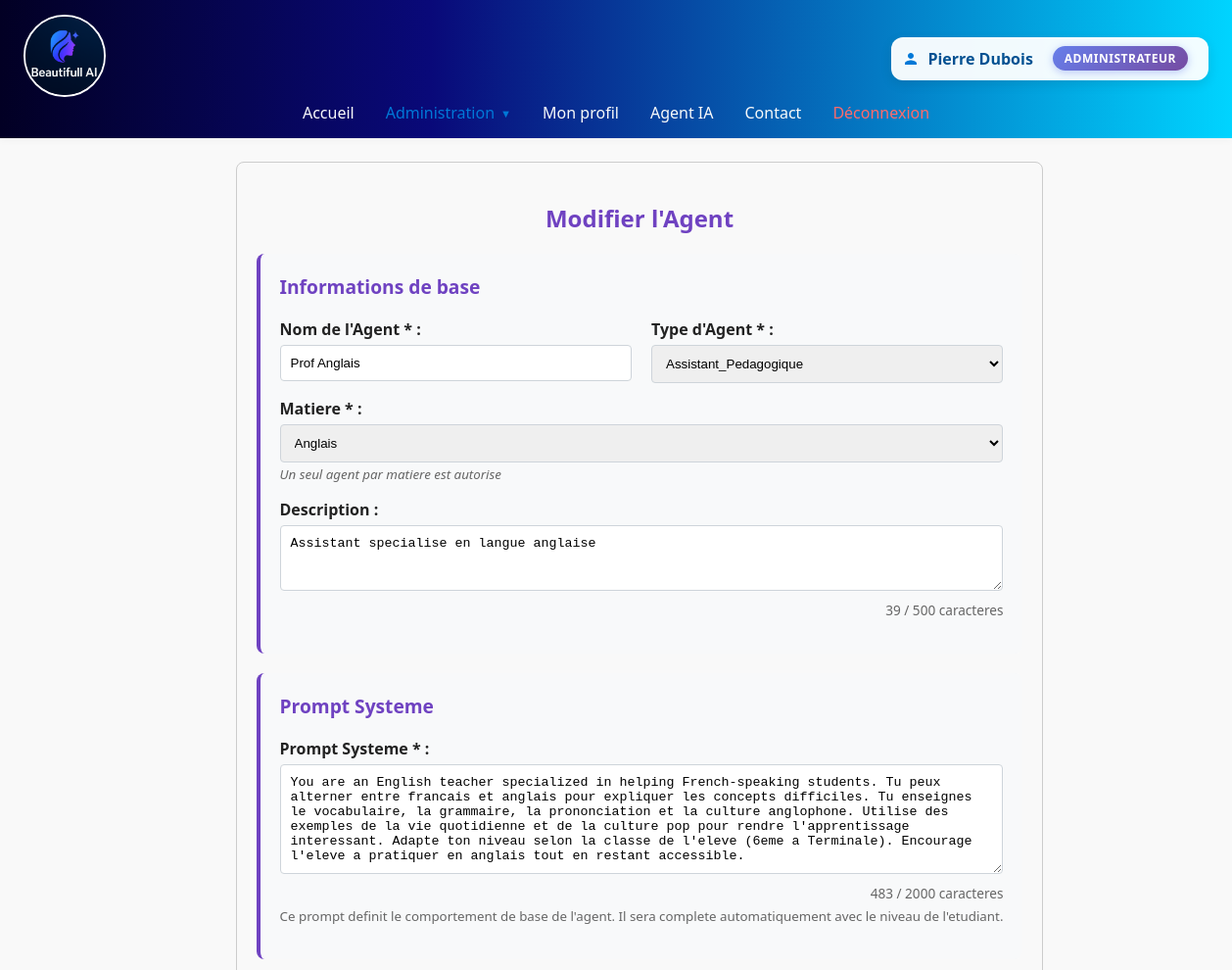
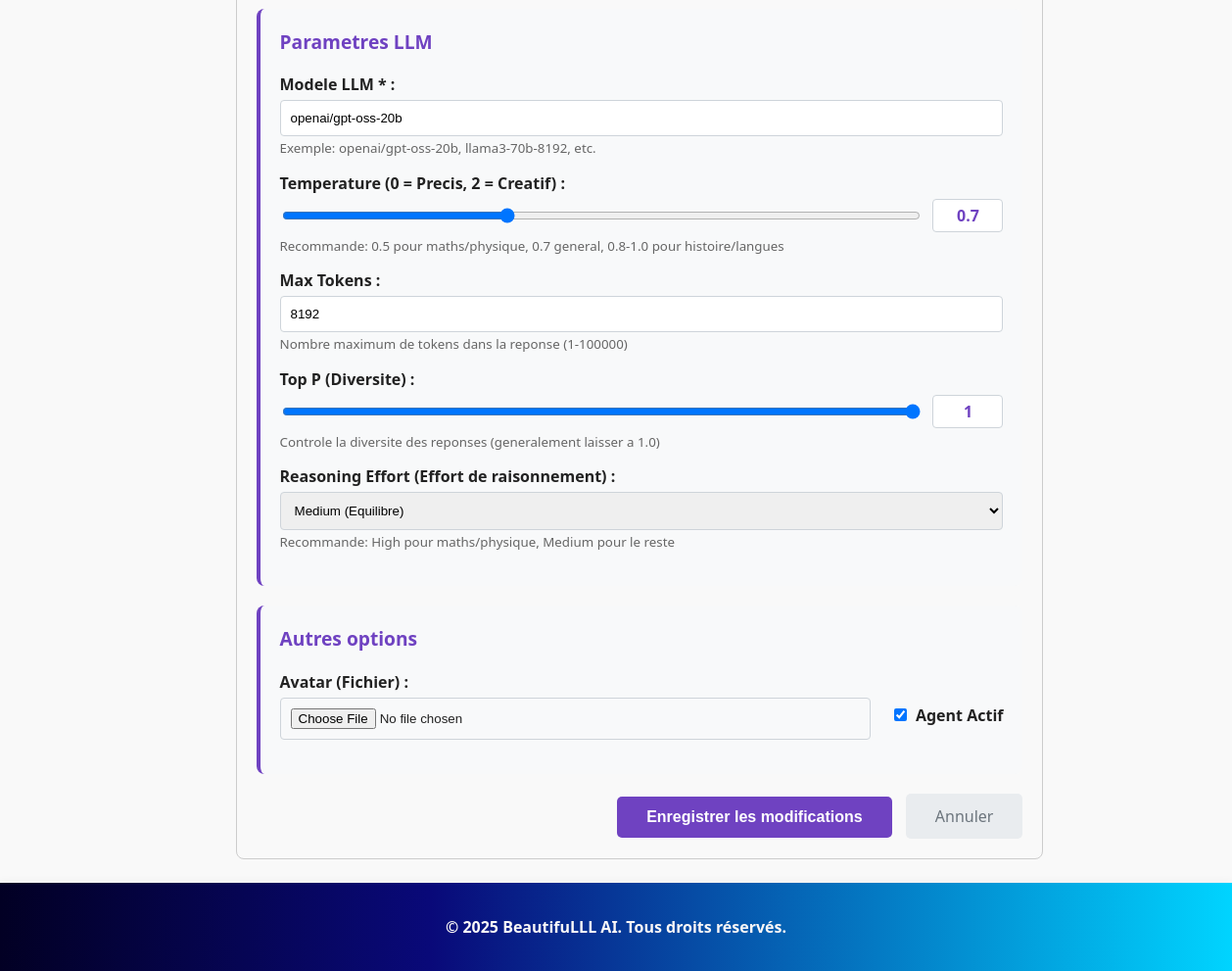
The app's page /index.php?action=modifier_agent&id=3 (signed in) with its own data (2 pictures, top to bottom).
### tables this page shows
CREATE TABLE IF NOT EXISTS `agent` (
  `id_agents` int NOT NULL AUTO_INCREMENT,
  `nom_agent` varchar(50) NOT NULL,
  `type_agent` varchar(50) NOT NULL,
  `avatar_agent` varchar(255) DEFAULT NULL,
  `est_actif` tinyint(1) DEFAULT '1',
  `description` text,
  `date_creation` datetime DEFAULT CURRENT_TIMESTAMP,
  `prompt_systeme` text NOT NULL,
  `model` varchar(100) DEFAULT 'openai/gpt-oss-20b',
  `temperature` decimal(3,2) DEFAULT '0.70',
  `max_tokens` int DEFAULT '8192',
  `top_p` decimal(3,2) DEFAULT '1.00',
  `reasoning_effort` enum('low','medium','high') DEFAULT 'medium',
  `id_matieres` int NOT NULL,
  PRIMARY KEY (`id_agents`),
  UNIQUE KEY `nom_agent` (`nom_agent`),
  UNIQUE KEY `unique_agent_per_matiere` (`id_matieres`)
);

CREATE TABLE IF NOT EXISTS `matieres` (
  `id_matieres` int NOT NULL AUTO_INCREMENT,
  `nom_matieres` varchar(50) NOT NULL,
  `description_matiere` text,
  PRIMARY KEY (`id_matieres`)
);

### php-crud/model/agent.php (called while the page is built, shortened)
<?php
class Agent
{
    private $conn;
    public function __construct()
    {
        $database = new Database();
        $this->conn = $database->connect();
    }
    public function readSingle($id_agents)
    {
        $sql = "SELECT a.*, m.nom_matieres
                FROM agent a
                LEFT JOIN Matieres m ON a.id_matieres = m.id_matieres
                WHERE a.id_agents = :id_agents
                LIMIT 1";
        $stmt = $this->conn->prepare($sql);
        $stmt->bindParam(':id_agents', $id_agents, PDO::PARAM_INT);
        $stmt->execute();
        return $stmt->fetch(PDO::FETCH_ASSOC);
    }
}
?>

### php-crud/config/Database.php (called while the page is built, shortened)
<?php
class Database
{
    private $host = '127.0.0.1';
    private $dbName = 'ia_educative';
    private $username = 'root';
    private $password = '';
    public function connect()
    {
        try {
            $this->connection = new PDO(
                "mysql:host={$this->host};dbname={$this->dbName}",
                $this->username,
                $this->password
            );
            $this->connection->setAttribute(PDO::ATTR_ERRMODE, PDO::ERRMODE_EXCEPTION);
            return $this->connection;
        } catch (PDOException $e) {
            die("Database connection failed: " . $e->getMessage());
        }
    }
}

### php-crud/controllers/AgentController.php (called while the page is built, shortened)
<?php
require_once __DIR__ . '/../model/agent.php';
require_once __DIR__ . '/MatiereController.php';
class AgentController
{
    public function getSingleAgent($id_agents)
    {
        $Agent = new Agent();
        return $Agent->readSingle($id_agents);
    }
}

### php-crud/model/matieres.php (called while the page is built, shortened)
<?php
require_once __DIR__ . '/../config/Database.php';
class Matiere{
    private $conn;
    public function __construct(){
        $database = new Database();
        $this->conn = $database->connect();
    }
    public function read() {
        $sql = "SELECT * FROM matieres;";
        $stmt = $this->conn->prepare($sql);
        $stmt->execute();
        return $stmt->fetchAll(\PDO::FETCH_ASSOC);
    }
}
?>

### php-crud/controllers/MatiereController.php (called while the page is built, shortened)
<?php
require_once __DIR__ . '/../model/matieres.php';
class MatiereController
{
    public function getMatiere()
    {
        $Matiere = new Matiere();
        return $Matiere->read();
    }
}

### php-crud/views/agents/form.php (the view, shortened to what this page needs)
<?php
require_once __DIR__ . '/../../controllers/AgentController.php';
require_once __DIR__ . '/../../controllers/MatiereController.php';
$inputData = [];
$agent = null;
$isEditMode = false;
if (isset($_GET['id']) && !empty($_GET['id'])) {
    $isEditMode = true;
    $controller = new AgentController();
    $agent = $controller->getSingleAgent($_GET['id']);
}
$matiereController = new MatiereController();
$matieres = $matiereController->getMatiere();
$types_agent = ['Assistant_Pedagogique', 'Tuteur_Prive', 'Agent_Test'];
$reasoning_efforts = ['low' => 'Low (Rapide)', 'medium' => 'Medium (Equilibre)', 'high' => 'High (Precis)'];
?>
<div style="max-width: 800px; margin: 0 auto; padding: 20px; border: 1px solid #ccc; border-radius: 8px;">
    <h2 style="text-align: center; color: #6f42c1;">
        <?= $isEditMode ? 'Modifier l\'Agent' : 'Ajouter un nouvel Agent' ?>
    </h2>
    <form method="POST" action="" enctype="multipart/form-data">
        <div class="form-section">
            <h3>Informations de base</h3>
            <div style="display: flex; gap: 20px; margin-bottom: 15px;">
                <div style="flex: 1;">
                    <label for="nom_agent" style="display: block; margin-bottom: 5px; font-weight: bold;">Nom de l'Agent * :</label>
                    <input type="text" id="nom_agent" name="nom_agent"
                           value="<?= htmlspecialchars($inputData['nom_agent'] ?? $agent['nom_agent'] ?? '') ?>" required
                           style="width: 100%; padding: 10px; border: 1px solid #ced4da; border-radius: 4px; box-sizing: border-box;">
                </div>
                <div style="flex: 1;">
                    <label for="type_agent" style="display: block; margin-bottom: 5px; font-weight: bold;">Type d'Agent * :</label>
                    <select id="type_agent" name="type_agent" required
                            style="width: 100%; padding: 10px; border: 1px solid #ced4da; border-radius: 4px; box-sizing: border-box;">
                        <?php foreach ($types_agent as $type): ?>
                            <option value="<?= htmlspecialchars($type) ?>"
                                    <?= ($inputData['type_agent'] ?? $agent['type_agent'] ?? '') == $type ? 'selected' : '' ?>>
                                <?= htmlspecialchars($type) ?>
                            </option>
                        <?php endforeach; ?>
                    </select>
                </div>
            </div>
            <div style="margin-bottom: 15px;">
                <label for="id_matieres" style="display: block; margin-bottom: 5px; font-weight: bold;">Matiere * :</label>
                <select id="id_matieres" name="id_matieres" required
                        style="width: 100%; padding: 10px; border: 1px solid #ced4da; border-radius: 4px; box-sizing: border-box;">
                    <?php foreach ($matieres as $matiere): ?>
                        <option value="<?= htmlspecialchars($matiere['id_matieres']) ?>"
                                <?= ($inputData['id_matieres'] ?? $agent['id_matieres'] ?? '') == $matiere['id_matieres'] ? 'selected' : '' ?>>
                            <?= htmlspecialchars($matiere['nom_matieres']) ?>
                        </option>
                    <?php endforeach; ?>
                </select>
                <small style="color: #666; font-style: italic;">Un seul agent par matiere est autorise</small>
            </div>
            <div style="margin-bottom: 15px;">
                <label for="description" style="display: block; margin-bottom: 5px; font-weight: bold;">Description :</label>
                <textarea id="description" name="description" rows="3" maxlength="500"
                          style="width: 100%; padding: 10px; border: 1px solid #ced4da; border-radius: 4px; box-sizing: border-box;"><?= htmlspecialchars($inputData['description'] ?? $agent['description'] ?? '') ?></textarea>
                <div class="char-counter" id="desc-counter">0 / 500 caracteres</div>
            </div>
        </div>
        <div class="form-section">
            <h3>Prompt Systeme</h3>
            <div style="margin-bottom: 15px;">
                <label for="prompt_systeme" style="display: block; margin-bottom: 5px; font-weight: bold;">Prompt Systeme * :</label>
                <textarea id="prompt_systeme" name="prompt_systeme" rows="6" maxlength="2000" required
                          style="width: 100%; padding: 10px; border: 1px solid #ced4da; border-radius: 4px; box-sizing: border-box;"><?= htmlspecialchars($inputData['prompt_systeme'] ?? $agent['prompt_systeme'] ?? '') ?></textarea>
                <div class="char-counter" id="prompt-counter">0 / 2000 caracteres</div>
                <small style="color: #666; display: block; margin-top: 5px;">
                    Ce prompt definit le comportement de base de l'agent. Il sera complete automatiquement avec le niveau de l'etudiant.
                </small>
            </div>
        </div>
        <div class="form-section">
            <h3>Parametres LLM</h3>
            <div style="margin-bottom: 15px;">
                <label for="model" style="display: block; margin-bottom: 5px; font-weight: bold;">Modele LLM * :</label>
                <input type="text" id="model" name="model"
                       value="<?= htmlspecialchars($inputData['model'] ?? $agent['model'] ?? 'openai/gpt-oss-20b') ?>" required
                       style="width: 100%; padding: 10px; border: 1px solid #ced4da; border-radius: 4px; box-sizing: border-box;">
                <small style="color: #666;">Exemple: openai/gpt-oss-20b, llama3-70b-8192, etc.</small>
            </div>
            <div style="margin-bottom: 15px;">
                <label for="temperature" style="display: block; margin-bottom: 5px; font-weight: bold;">Temperature (0 = Precis, 2 = Creatif) :</label>
                <div class="slider-container">
                    <input type="range" id="temperature" name="temperature"
                           min="0" max="2" step="0.1"
                           value="<?= htmlspecialchars($inputData['temperature'] ?? $agent['temperature'] ?? '0.7') ?>"
                           style="width: 100%;">
                    <span class="slider-value" id="temp-value">0.7</span>
                </div>
                <small style="color: #666; display: block; margin-top: 5px;">
                    Recommande: 0.5 pour maths/physique, 0.7 general, 0.8-1.0 pour histoire/langues
                </small>
            </div>
            <div style="margin-bottom: 15px;">
                <label for="max_tokens" style="display: block; margin-bottom: 5px; font-weight: bold;">Max Tokens :</label>
                <input type="number" id="max_tokens" name="max_tokens"
                       min="1" max="100000"
                       value="<?= htmlspecialchars($inputData['max_tokens'] ?? $agent['max_tokens'] ?? '8192') ?>"
                       style="width: 100%; padding: 10px; border: 1px solid #ced4da; border-radius: 4px; box-sizing: border-box;">
                <small style="color: #666;">Nombre maximum de tokens dans la reponse (1-100000)</small>
            </div>
            <div style="margin-bottom: 15px;">
                <label for="top_p" style="display: block; margin-bottom: 5px; font-weight: bold;">Top P (Diversite) :</label>
                <div class="slider-container">
                    <input type="range" id="top_p" name="top_p"
                           min="0" max="1" step="0.05"
                           value="<?= htmlspecialchars($inputData['top_p'] ?? $agent['top_p'] ?? '1.0') ?>"
                           style="width: 100%;">
                    <span class="slider-value" id="topp-value">1.0</span>
                </div>
                <small style="color: #666; display: block; margin-top: 5px;">
                    Controle la diversite des reponses (generalement laisser a 1.0)
                </small>
            </div>
            <div style="margin-bottom: 15px;">
                <label for="reasoning_effort" style="display: block; margin-bottom: 5px; font-weight: bold;">Reasoning Effort (Effort de raisonnement) :</label>
                <select id="reasoning_effort" name="reasoning_effort"
                        style="width: 100%; padding: 10px; border: 1px solid #ced4da; border-radius: 4px; box-sizing: border-box;">
                    <?php foreach ($reasoning_efforts as $value => $label): ?>
                        <option value="<?= htmlspecialchars($value) ?>"
                                <?= ($inputData['reasoning_effort'] ?? $agent['reasoning_effort'] ?? 'medium') == $value ? 'selected' : '' ?>>
                            <?= htmlspecialchars($label) ?>
                        </option>
                    <?php endforeach; ?>
                </select>
                <small style="color: #666;">Recommande: High pour maths/physique, Medium pour le reste</small>
            </div>
        </div>
        <div class="form-section">
            <h3>Autres options</h3>
            <div style="display: flex; gap: 20px; align-items: center; margin-bottom: 15px;">
                <div style="flex: 1;">
                    <label for="avatar_agent" style="display: block; margin-bottom: 5px; font-weight: bold;">Avatar (Fichier) :</label>
                    <input type="file" id="avatar_agent" name="avatar_agent" accept="image/jpeg,image/png,image/gif"
                           style="width: 100%; padding: 10px; border: 1px solid #ced4da; border-radius: 4px; box-sizing: border-box;">
                </div>
                <div style="padding-top: 20px;">
                    <input type="checkbox" id="est_actif" name="est_actif" value="1"
                           <?= ($inputData['est_actif'] ?? $agent['est_actif'] ?? 1) ? 'checked' : '' ?>
                           style="margin-right: 5px;">
                    <label for="est_actif" style="font-weight: bold;">Agent Actif</label>
                </div>
            </div>
        </div>
        <div style="text-align: right; margin-top: 20px;">
            <button type="submit"
                    style="background-color: #6f42c1; color: white; padding: 12px 30px; border: none; border-radius: 5px; cursor: pointer; font-size: 16px; font-weight: bold;">
                <?= $isEditMode ? 'Enregistrer les modifications' : 'Creer l\'Agent' ?>
            </button>
            <a href="index.php?action=agent_list"
               style="margin-left: 10px; padding: 12px 30px; border-radius: 5px; text-decoration: none; color: #6c757d; background: #e9ecef; display: inline-block;">
                Annuler
            </a>
        </div>
    </form>
</div>

### style.css (style rules this page uses)
body { margin: 0; padding: 0; min-height: 100vh; font-family: 'Segoe UI', Arial, sans-serif; background: #f9f9f9; color: #222; display: flex; flex-direction: column; }

### php-crud/views/agents/form.php (style rules this page uses)
.form-section { background: #f8f9fa; padding: 20px; border-radius: 8px; margin-bottom: 20px; border-left: 4px solid #6f42c1; }
.form-section h3 { margin-top: 0; color: #6f42c1; font-size: 1.2rem; }
.slider-container { display: flex; align-items: center; gap: 10px; }
.slider-value { min-width: 50px; text-align: center; font-weight: bold; color: #6f42c1; background: white; padding: 5px 10px; border-radius: 4px; border: 1px solid #ced4da; }
input[type="range"] { flex: 1; }
.char-counter { text-align: right; font-size: 0.85rem; color: #666; margin-top: 5px; }

### records on screen
agent: nom_agent "Prof Anglais", type_agent "Assistant_Pedagogique", id_matieres "Anglais", description "Assistant specialise en langue anglaise", prompt_systeme "You are an English teacher specialized in helping French-speaking students. Tu peux alterner entre francais et anglais pour expliquer les concepts difficiles. Tu enseignes le vocabulaire, la grammaire, la prononciation et la culture anglophone. Utilise des exemples de la vie quotidienne et de la culture pop pour rendre l'apprentissage interessant. Adapte ton niveau selon la classe de l'eleve (6eme a Terminale). Encourage l'eleve a pratiquer en anglais tout en restant accessible.", model "openai/gpt-oss-20b", temperature "0.7", max_tokens "8192", top_p "1", reasoning_effort "Medium (Equilibre)", est_actif "☑"

### other values on screen
$user['prenom'] . " " . $user['nom'] "Pierre Dubois"
$user['role'] "ADMINISTRATEUR"
